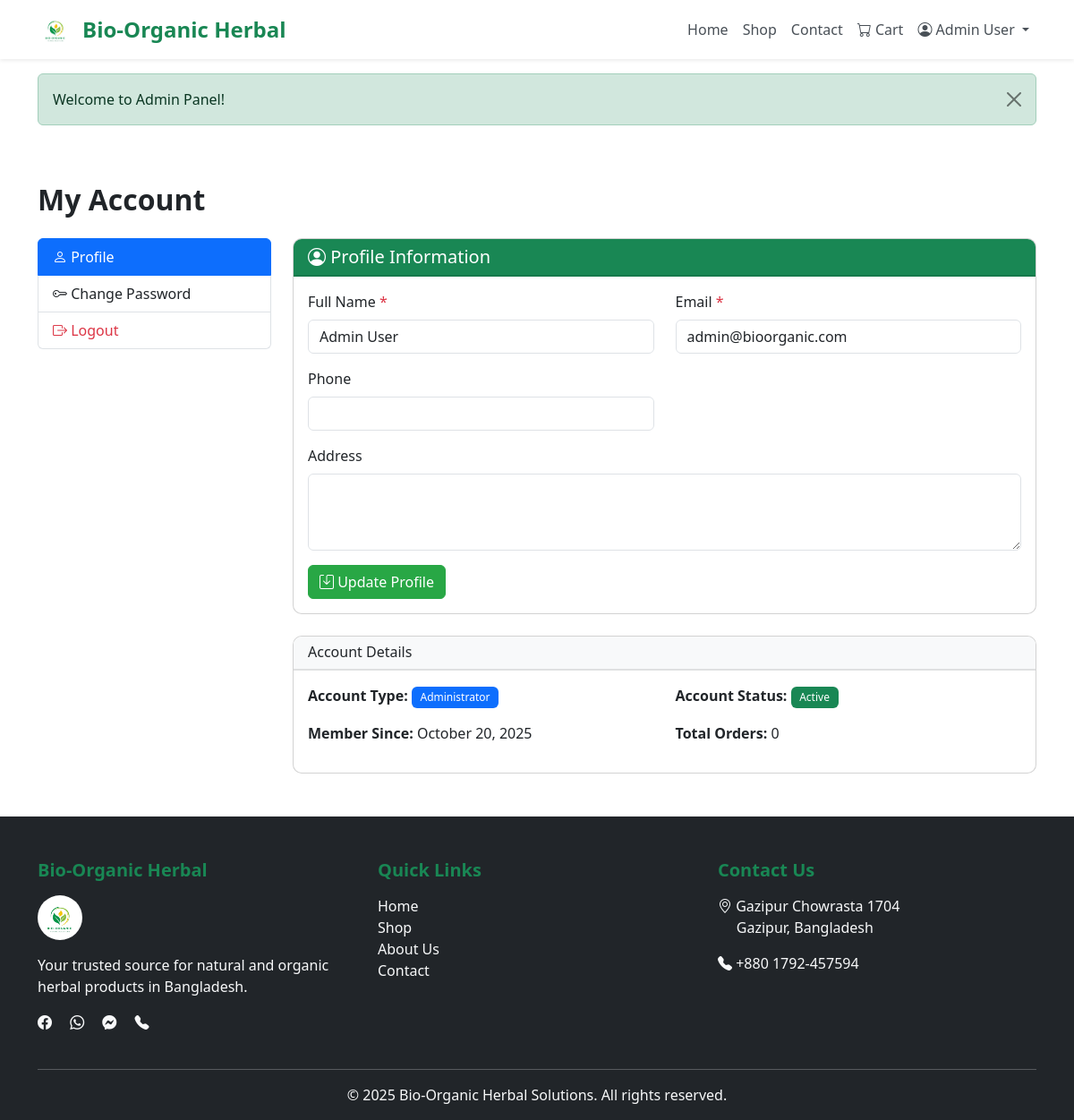
Page /public/account.php (signed in) on the committed database.
### tables this page shows
CREATE TABLE `users` (
  `id` int(11) NOT NULL AUTO_INCREMENT,
  `name` varchar(100) NOT NULL,
  `email` varchar(100) NOT NULL,
  `password` varchar(255) NOT NULL,
  `phone` varchar(20) DEFAULT NULL,
  `address` text DEFAULT NULL,
  `role` enum('user','admin') DEFAULT 'user',
  `status` tinyint(1) DEFAULT 1,
  `created_at` timestamp NOT NULL DEFAULT current_timestamp(),
  PRIMARY KEY (`id`),
  UNIQUE KEY `email` (`email`)
);

### app/models/User.php (called while the page is built, shortened)
<?php
class User {
    private $conn;
    private $table_name = "users";
    public function __construct($db) {
        $this->conn = $db;
    }
    public function getUserById($id) {
        $query = "SELECT id, name, email, phone, address, role, status, created_at
                  FROM " . $this->table_name . "
                  WHERE id = :id LIMIT 1";
        $stmt = $this->conn->prepare($query);
        $stmt->bindParam(":id", $id);
        $stmt->execute();
        return $stmt->fetch(PDO::FETCH_ASSOC);
    }
}
?>

### app/helpers/validation.php (called while the page is built, shortened)
<?php
function e($string) {
    return htmlspecialchars($string, ENT_QUOTES, 'UTF-8');
}
?>

### public/account.php (the view, shortened to what this page needs)
<?php
require_once '../app/helpers/validation.php';
require_once '../app/models/User.php';
$database = new Database();
$db = $database->getConnection();
$userModel = new User($db);
$user = $userModel->getUserById($_SESSION['user_id']);
include 'includes/header.php';
?>
<main class="flex-fill">
    <div class="container my-5">
        <div class="row">
            <div class="col-12">
                <h2 class="mb-4 fw-bold">My Account</h2>
            </div>
        </div>
        <div class="row">
            <div class="col-md-3 mb-4">
                <div class="list-group">
                    <a href="#profile" class="list-group-item list-group-item-action active" data-bs-toggle="tab">
                        <i class="bi bi-person"></i> Profile
                    </a>
                    <a href="#password" class="list-group-item list-group-item-action" data-bs-toggle="tab">
                        <i class="bi bi-key"></i> Change Password
                    </a>
                    <a href="/Bio-Organic-Herbal-Solutions/public/logout.php" class="list-group-item list-group-item-action text-danger">
                        <i class="bi bi-box-arrow-right"></i> Logout
                    </a>
                </div>
            </div>
            <div class="col-md-9">
                <div class="tab-content">
                    <div class="tab-pane fade show active" id="profile">
                        <div class="card">
                            <div class="card-header bg-success text-white">
                                <h5 class="mb-0"><i class="bi bi-person-circle"></i> Profile Information</h5>
                            </div>
                            <div class="card-body">
                                <form action="/Bio-Organic-Herbal-Solutions/public/account-action.php" method="POST">
                                    <div class="row">
                                        <div class="col-md-6 mb-3">
                                            <label class="form-label">Full Name <span class="text-danger">*</span></label>
                                            <input type="text" class="form-control" name="name" value="<?php echo e($user['name']); ?>" required>
                                        </div>
                                        <div class="col-md-6 mb-3">
                                            <label class="form-label">Email <span class="text-danger">*</span></label>
                                            <input type="email" class="form-control" name="email" value="<?php echo e($user['email']); ?>" required>
                                        </div>
                                        <div class="col-md-6 mb-3">
                                            <label class="form-label">Phone</label>
                                            <input type="text" class="form-control" name="phone" value="<?php echo e($user['phone']); ?>">
                                        </div>
                                        <div class="col-12 mb-3">
                                            <label class="form-label">Address</label>
                                            <textarea class="form-control" name="address" rows="3"><?php echo e($user['address']); ?></textarea>
                                        </div>
                                        <div class="col-12">
                                            <button type="submit" class="btn btn-success">
                                                <i class="bi bi-save"></i> Update Profile
                                            </button>
                                        </div>
                                    </div>
                                </form>
                            </div>
                        </div>
                        <div class="card mt-4">
                            <div class="card-header bg-light">
                                <h6 class="mb-0">Account Details</h6>
                            </div>
                            <div class="card-body">
                                <div class="row">
                                    <div class="col-md-6">
                                        <p><strong>Account Type:</strong> <span class="badge bg-primary"><?php echo $user['role'] === 'admin' ? 'Administrator' : 'Customer'; ?></span></p>
                                        <p><strong>Member Since:</strong> <?php echo date('F d, Y', strtotime($user['created_at'])); ?></p>
                                    </div>
                                    <div class="col-md-6">
                                        <p><strong>Account Status:</strong> <span class="badge bg-success">Active</span></p>
                                        <p><strong>Total Orders:</strong> <?php
                                        $orderQuery = "SELECT COUNT(*) as count FROM orders WHERE user_id = :user_id";
                                        $stmt = $db->prepare($orderQuery);
                                        $stmt->bindParam(':user_id', $_SESSION['user_id']);
                                        $stmt->execute();
                                        $orderCount = $stmt->fetch(PDO::FETCH_ASSOC);
                                        echo $orderCount['count'];
                                        ?></p>
                                    </div>
                                </div>
                            </div>
                        </div>
                    </div>
                </div>
            </div>
        </div>
    </div>
</main>
<?php include 'includes/footer.php'; ?>

### public/assets/css/style.css (style rules this page uses)
:root { --primary-color: #28a745; --secondary-color: #20c997; --dark-color: #343a40; --light-color: #f8f9fa; }
html { height: 100%; }
body { font-family: 'Segoe UI', Tahoma, Geneva, Verdana, sans-serif; min-height: 100vh; display: flex; flex-direction: column; }
main, .main-content { flex: 1 0 auto; }
.btn-success { background-color: var(--primary-color); border-color: var(--primary-color); }
.card { border-radius: 10px; overflow: hidden; }
.card-header { border-bottom: 2px solid rgba(0,0,0,0.1); }
.badge { padding: 0.5em 0.8em; font-weight: 500; }

### rows in the picture
users: name "Admin User", email "admin@bioorganic.com", created_at "October 20, 2025"

### other values in the picture
$_SESSION['user_name'] "Admin User"
$flash['message'] "Welcome to Admin Panel!"
$orderCount['count'] "0"
